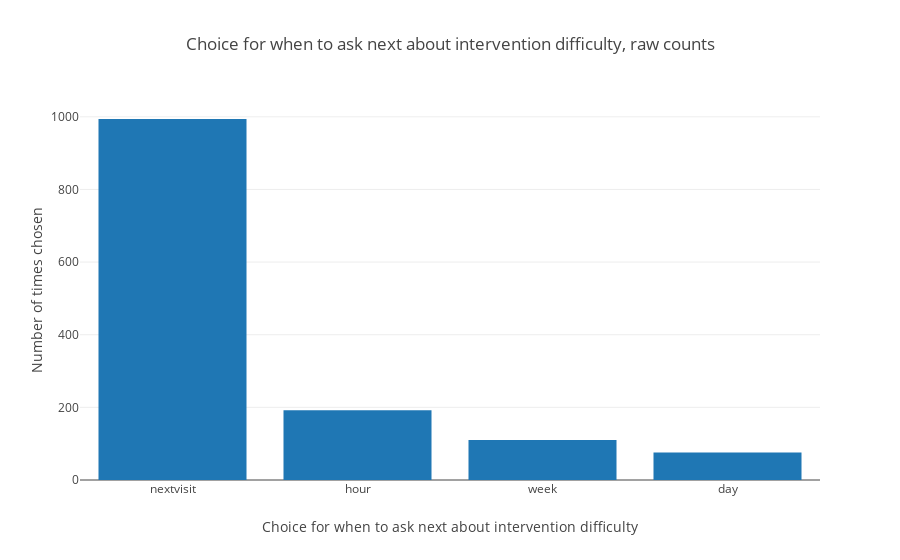

The cell this chart's notebook holds for it:
### Code cell
# noexport

plot_survey_choice_counts_raw_per_install()

### Figure 1 — Plotly figure (JSON) as saved in the notebook; plotly's stock layout.template omitted (floating-point values rounded to 4 significant figures)
{"data": [{"type": "bar", "uid": "f0d168d9-be6a-4e7a-a28c-8795a24153c5", "x": ["nextvisit", "hour", "week", "day"], "y": [994, 192, 110, 76]}], "layout": {"title": {"text": "Choice for when to ask next about intervention difficulty, raw counts"}, "xaxis": {"title": {"text": "Choice for when to ask next about intervention difficulty"}}, "yaxis": {"title": {"text": "Number of times chosen"}}}}
